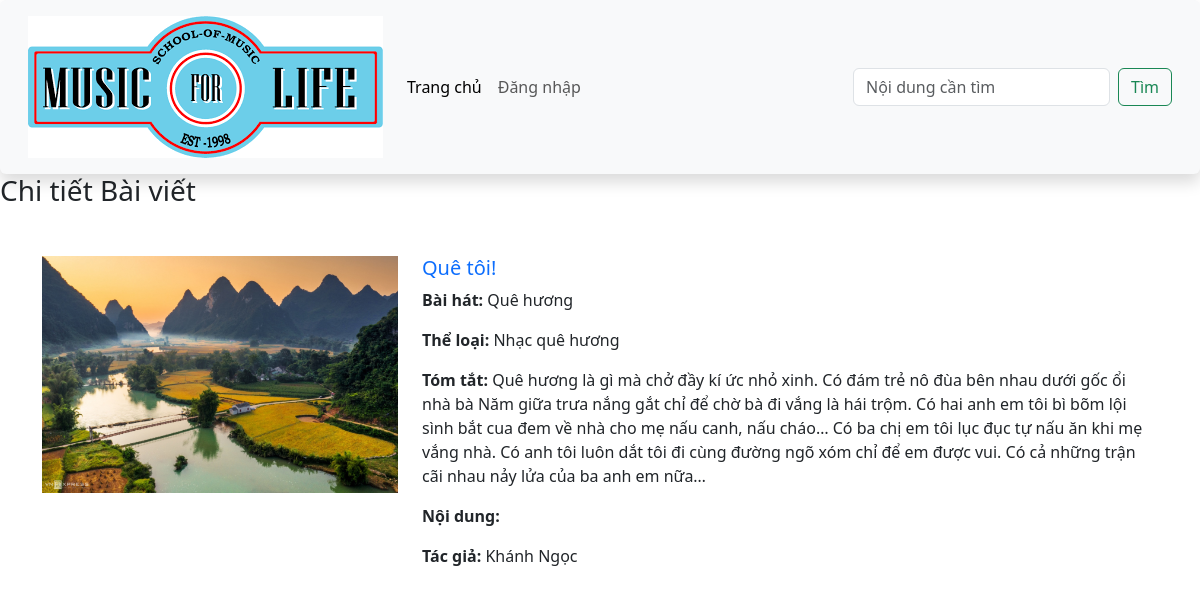
The page /index.php?controller=article&action=detail&id=4 on the database its author committed.
### tables this page shows
CREATE TABLE `baiviet` (
  `ma_bviet` int(10) UNSIGNED NOT NULL,
  `tieude` varchar(200) NOT NULL,
  `ten_bhat` varchar(100) NOT NULL,
  `ma_tloai` int(10) UNSIGNED NOT NULL,
  `tomtat` text NOT NULL,
  `noidung` text DEFAULT NULL,
  `ma_tgia` int(10) UNSIGNED NOT NULL,
  `ngayviet` datetime NOT NULL DEFAULT current_timestamp(),
  `hinhanh` varchar(200) DEFAULT NULL
);

CREATE TABLE `theloai` (
  `ma_tloai` int(10) UNSIGNED NOT NULL,
  `ten_tloai` varchar(50) NOT NULL,
  `SLBaiViet` int(11) DEFAULT 0
);

CREATE TABLE `tacgia` (
  `ma_tgia` int(10) UNSIGNED NOT NULL,
  `ten_tgia` varchar(100) NOT NULL,
  `hinh_tgia` varchar(100) DEFAULT NULL
);

### controllers/ArticleController.php (called while the page is built, shortened)
<?php
include("services/ArticleService.php");
class ArticleController{
    public function detail(){
        if(isset($_GET['id']))
            $id=$_GET['id'];
        $articelService = new ArticleService();
        $articleDetail = $articelService->getDetailArticle($id);
        include("views/article/detail_article.php");
    }
}
?>

### index.php (called while the page is built, shortened)
<?php
$action     = isset($_GET['action'])?       $_GET['action']:'index';
$myObj = new $controller();
$myObj->$action();
?>

### services/ArticleService.php (called while the page is built, shortened)
<?php
class ArticleService{
    public function getDetailArticle($id){
        $dbConn = new DBConnection();
        $conn = $dbConn->getConnection();
        $sql = "SELECT tieude,ten_bhat,tomtat,noidung,hinhanh,theloai.ten_tloai,tacgia.ten_tgia FROM baiviet,theloai,tacgia WHERE baiviet.ma_tloai=theloai.ma_tloai AND baiviet.ma_tgia=tacgia.ma_tgia AND ma_bviet =:id";
        $stmt = $conn -> prepare($sql);
        $stmt->setFetchMode(PDO::FETCH_OBJ);
        $stmt->execute(array('id' => $id));
        $row = $stmt->fetch();;
        return $row;
    }
}

### views/article/detail_article.php (the view)
<?php require 'views/layout/header.php'; ?>
<form action="">
    <h3>Chi tiết Bài viết</h3>
</form>
<main class="container mt-5">
    <div class="row mb-5">
        <div class="col-sm-4">
            <img src="assets/images/songs/<?= $articleDetail -> hinhanh  ?>" class="img-fluid" alt="...">
        </div>
        <div class="col-sm-8">
            <h5 class="card-title mb-2">
                <a href="" class="text-decoration-none"><?= $articleDetail -> tieude  ?></a>
            </h5>
            <p class="card-text"><span class=" fw-bold">Bài hát: </span><?= $articleDetail -> ten_bhat ?></p>
            <p class="card-text"><span class=" fw-bold">Thể loại: </span><?= $articleDetail -> ten_tloai  ?></p>
            <p class="card-text"><span class=" fw-bold">Tóm tắt: </span><?= $articleDetail -> tomtat ?></p>
            <p class="card-text"><span class=" fw-bold">Nội dung: </span><?= $articleDetail -> noidung ?></p>
            <p class="card-text"><span class=" fw-bold">Tác giả: </span><?= $articleDetail -> ten_tgia  ?></p>
        </div>
    </div>
</main>

### rows shown on the page
baiviet: hinhanh (picture), tieude "Quê tôi!", ten_bhat "Quê hương", theloai.ten_tloai "Nhạc quê hương", tomtat "Quê hương là gì mà chở đầy kí ức nhỏ xinh. Có đám trẻ nô đùa bên nhau dưới gốc ổi nhà bà Năm giữa trưa nắng gắt chỉ để chờ bà đi vắng là hái trộm. Có hai anh em tôi bì bõm lội sình bắt cua đem về nhà cho mẹ nấu canh, nấu cháo… Có ba chị em tôi lục đục tự nấu ăn khi mẹ vắng nhà. Có anh tôi luôn dắt tôi đi cùng đường ngõ xóm chỉ để em được vui. Có cả những trận cãi nhau nảy lửa của ba anh em nữa…", tacgia.ten_tgia "Khánh Ngọc"
